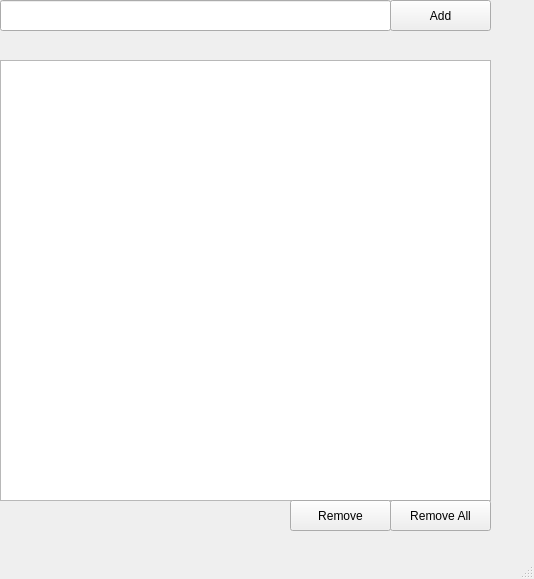
<?xml version="1.0" encoding="UTF-8"?>
<ui version="4.0">
 <class>MainWindow</class>
 <widget class="QMainWindow" name="MainWindow">
  <property name="geometry">
   <rect>
    <x>0</x>
    <y>0</y>
    <width>534</width>
    <height>579</height>
   </rect>
  </property>
  <property name="windowTitle">
   <string>MainWindow</string>
  </property>
  <widget class="QWidget" name="centralwidget">
   <widget class="QLineEdit" name="lineEdit">
    <property name="geometry">
     <rect>
      <x>0</x>
      <y>0</y>
      <width>391</width>
      <height>31</height>
     </rect>
    </property>
   </widget>
   <widget class="QPushButton" name="addTaskButton">
    <property name="geometry">
     <rect>
      <x>390</x>
      <y>0</y>
      <width>101</width>
      <height>31</height>
     </rect>
    </property>
    <property name="text">
     <string>Add</string>
    </property>
   </widget>
   <widget class="QListWidget" name="taskListWidget">
    <property name="geometry">
     <rect>
      <x>0</x>
      <y>60</y>
      <width>491</width>
      <height>441</height>
     </rect>
    </property>
   </widget>
   <widget class="QPushButton" name="removeAllTasksButton">
    <property name="geometry">
     <rect>
      <x>390</x>
      <y>500</y>
      <width>101</width>
      <height>31</height>
     </rect>
    </property>
    <property name="text">
     <string>Remove All</string>
    </property>
   </widget>
   <widget class="QPushButton" name="removeTaskButton">
    <property name="geometry">
     <rect>
      <x>290</x>
      <y>500</y>
      <width>101</width>
      <height>31</height>
     </rect>
    </property>
    <property name="text">
     <string>Remove</string>
    </property>
   </widget>
  </widget>
  <widget class="QMenuBar" name="menubar">
   <property name="geometry">
    <rect>
     <x>0</x>
     <y>0</y>
     <width>534</width>
     <height>26</height>
    </rect>
   </property>
  </widget>
  <widget class="QStatusBar" name="statusbar"/>
 </widget>
 <resources/>
 <connections/>
</ui>
